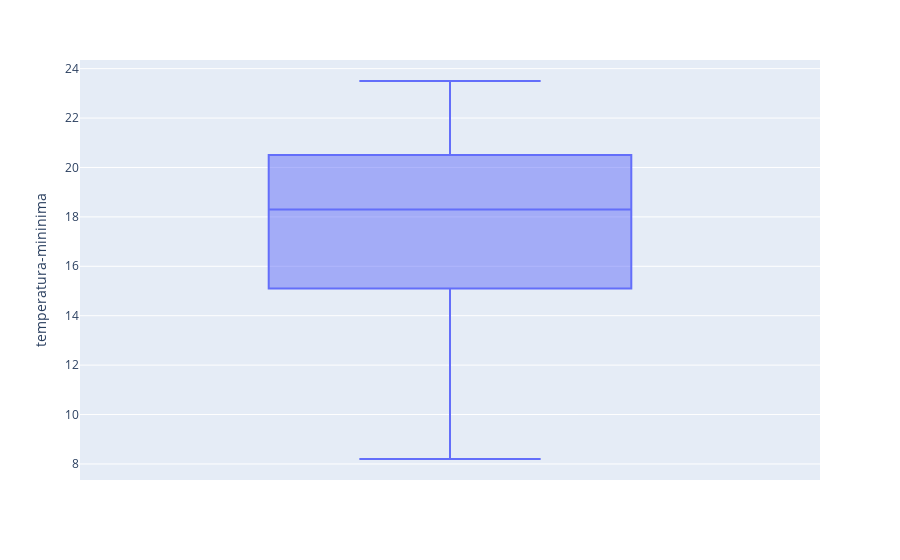

Notebook code cell kept with this figure:
### Code cell
# temperatura-mininima
px.box(df2, y='temperatura-mininima')

### Figure 1 — Plotly figure (JSON) as saved in the notebook; plotly's stock layout.template omitted (floating-point values rounded to 4 significant figures; data arrays with more than 128 entries replaced by an {"elided": "..."} marker saying what was removed)
{"data": [{"alignmentgroup": "True", "hovertemplate": "temperatura-mininima=%{y}<extra></extra>", "legendgroup": "", "marker": {"color": "#636efa"}, "name": "", "notched": false, "offsetgroup": "", "orientation": "v", "showlegend": false, "type": "box", "x0": " ", "xaxis": "x", "y": {"elided": "196 float values"}, "y0": " ", "yaxis": "y"}], "layout": {"boxmode": "group", "legend": {"tracegroupgap": 0}, "margin": {"t": 60}, "xaxis": {"anchor": "y", "domain": [0, 1]}, "yaxis": {"anchor": "x", "domain": [0, 1], "title": {"text": "temperatura-mininima"}}}}
